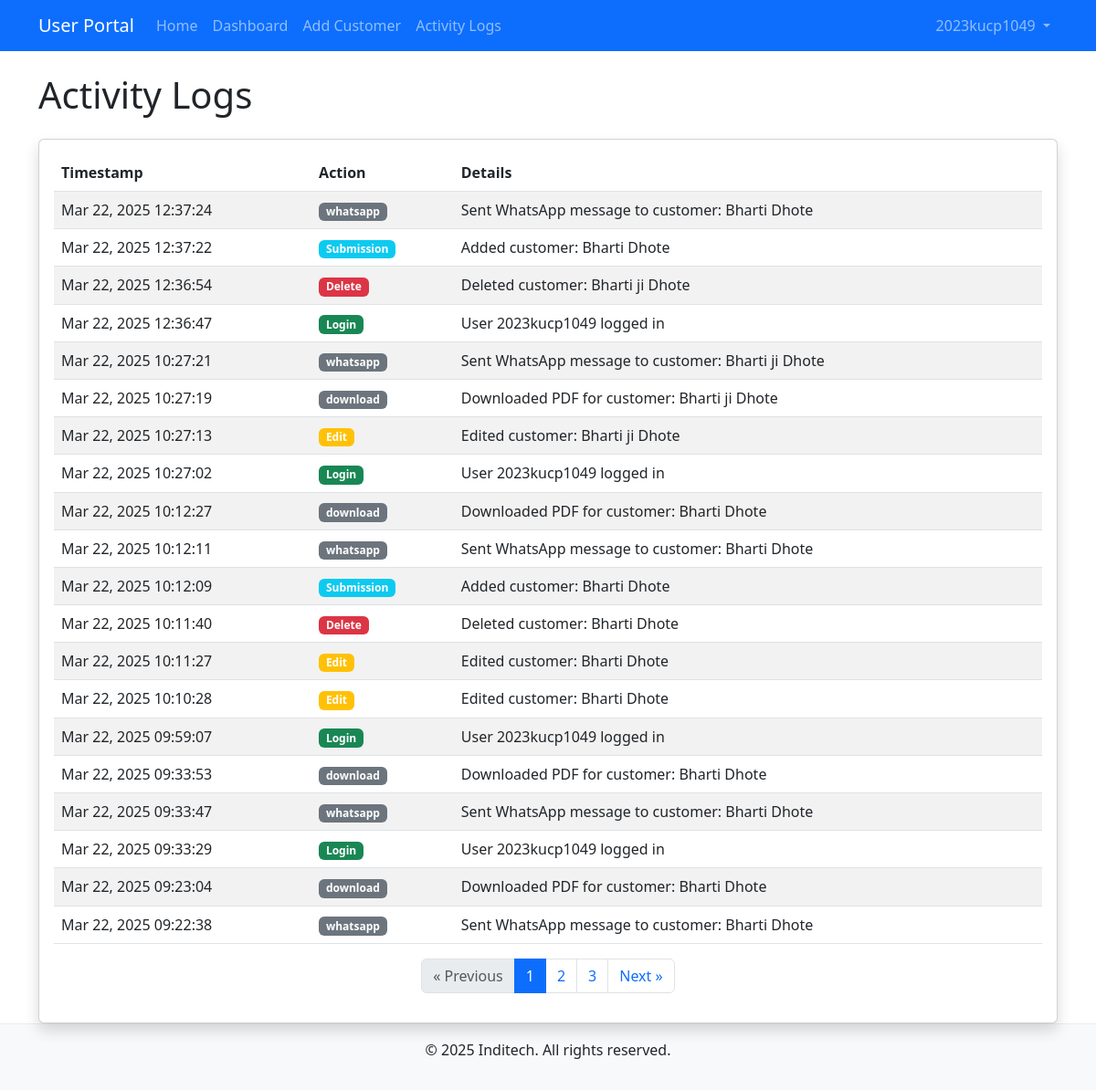
/portal/logs/ (signed in), run on the app's committed database.
### customer_portal/models.py (models this page shows, shortened)
class AdminLog(models.Model):
    ACTION_CHOICES = (
        ('signup', 'User Signup'),
        ('login', 'User Login'),
        ('submission', 'Form Submission'),
        ('edit', 'Record Edit'),
        ('delete', 'Record Delete'),
        ('download', 'PDF Download'),
        ('whatsapp', 'WhatsApp Message'),  # Add this if it's missing
    )
    user = models.ForeignKey(User, on_delete=models.CASCADE, related_name='logs')
    action = models.CharField(max_length=20, choices=ACTION_CHOICES)
    details = models.TextField(blank=True, null=True)
    timestamp = models.DateTimeField(auto_now_add=True)
    class Meta:
        ordering = ['-timestamp']

### customer_portal/views.py (the view)
# urls.py: path('logs/', views.admin_logs, name='admin_logs'),
@login_required
def admin_logs(request):
    logs = AdminLog.objects.filter(user=request.user).order_by('-timestamp')
    paginator = Paginator(logs, 20)  # Show 20 logs per page
    page_number = request.GET.get('page')
    logs_page = paginator.get_page(page_number)
    return render(request, 'customer_portal/admin_logs.html', {'logs': logs_page})

### customer_portal/context_processors.py (called while the page is built)
def company_info(request):
    return {
        'company_name': settings.COMPANY_NAME,
        'portal_name': settings.PORTAL_NAME,
    }

### templates/customer_portal/admin_logs.html (shortened to what this page needs)
{% extends 'base.html' %}
{% block content %}
<h1 class="mb-4">Activity Logs</h1>
<div class="card shadow">
    <div class="card-body">
        {% if logs %}
        <div class="table-responsive">
            <table class="table table-striped">
                <thead>
                    <tr>
                        <th>Timestamp</th>
                        <th>Action</th>
                        <th>Details</th>
                    </tr>
                </thead>
                <tbody>
                    {% for log in logs %}
                    <tr>
                        <td>{{ log.timestamp|date:"M d, Y H:i:s" }}</td>
                        <td>
                            {% if log.action == 'signup' %}
                                <span class="badge bg-primary">Signup</span>
                            {% elif log.action == 'login' %}
                                <span class="badge bg-success">Login</span>
                            {% elif log.action == 'submission' %}
                                <span class="badge bg-info">Submission</span>
                            {% elif log.action == 'edit' %}
                                <span class="badge bg-warning">Edit</span>
                            {% elif log.action == 'delete' %}
                                <span class="badge bg-danger">Delete</span>
                            {% else %}
                                <span class="badge bg-secondary">{{ log.action }}</span>
                            {% endif %}
                        </td>
                        <td>{{ log.details }}</td>
                    </tr>
                    {% endfor %}
                </tbody>
            </table>
        </div>
        {% if logs.has_other_pages %}
        <nav aria-label="Page navigation">
            <ul class="pagination justify-content-center">
                {% if logs.has_previous %}
                <li class="page-item">
                    <a class="page-link" href="?page={{ logs.previous_page_number }}">&laquo; Previous</a>
                </li>
                {% else %}
                <li class="page-item disabled">
                    <span class="page-link">&laquo; Previous</span>
                </li>
                {% endif %}
                {% for i in logs.paginator.page_range %}
                    {% if logs.number == i %}
                    <li class="page-item active">
                        <span class="page-link">{{ i }}</span>
                    </li>
                    {% else %}
                    <li class="page-item">
                        <a class="page-link" href="?page={{ i }}">{{ i }}</a>
                    </li>
                    {% endif %}
                {% endfor %}
                {% if logs.has_next %}
                <li class="page-item">
                    <a class="page-link" href="?page={{ logs.next_page_number }}">Next &raquo;</a>
                </li>
                {% else %}
                <li class="page-item disabled">
                    <span class="page-link">Next &raquo;</span>
                </li>
                {% endif %}
            </ul>
        </nav>
        {% endif %}
        {% else %}
        <div class="alert alert-info">
            <p>No activity logs found.</p>
        </div>
        {% endif %}
    </div>
</div>
{% endblock %}

### templates/base.html (shortened to what this page needs)
<!DOCTYPE html>
<html lang="en">
<head>
    <link href="https://cdn.jsdelivr.net/npm/bootstrap@5.3.0-alpha1/dist/css/bootstrap.min.css" rel="stylesheet">
    {% load static %}
</head>
<body>
    <nav class="navbar navbar-expand-lg navbar-dark bg-primary fixed-top">
        <div class="container">
            <a class="navbar-brand" href="{% url 'home' %}">{{ portal_name }}</a>
            <div class="collapse navbar-collapse" id="navbarNav">
                <ul class="navbar-nav me-auto">
                    <li class="nav-item">
                        <a class="nav-link" href="{% url 'home' %}">Home</a>
                    </li>
                    {% if user.is_authenticated %}
                    <li class="nav-item">
                        <a class="nav-link" href="{% url 'dashboard' %}">Dashboard</a>
                    </li>
                    <li class="nav-item">
                        <a class="nav-link" href="{% url 'add_customer' %}">Add Customer</a>
                    </li>
                    <li class="nav-item">
                        <a class="nav-link" href="{% url 'admin_logs' %}">Activity Logs</a>
                    </li>
                    {% endif %}
                </ul>
                <ul class="navbar-nav">
                    {% if user.is_authenticated %}
                    <li class="nav-item dropdown">
                        <a class="nav-link dropdown-toggle" href="#" id="navbarDropdown" role="button" data-bs-toggle="dropdown">
                            {{ user.username|default:user.email }}
                        </a>
                    </li>
                    {% endif %}
                </ul>
            </div>
        </div>
    </nav>
    <div class="content">
        <div class="container mt-4">
            {% block content %}{% endblock %}
        </div>
    </div>
    <footer class="footer">
        <div class="container text-center">
            <p>&copy; {% now "Y" %} {{ company_name }}. All rights reserved.</p>
        </div>
    </footer>
</body>
</html>

### templates/base.html (style rules this page uses)
body { padding-top: 56px; min-height: 100vh; display: flex; flex-direction: column; }
.content { flex: 1; }
.footer { margin-top: auto; padding: 1rem 0; background-color: #f8f9fa; border-top: 1px solid #e9ecef; }

### data on the page
AdminLog: timestamp "Mar 22, 2025 12:37:24", action "whatsapp", details "Sent WhatsApp message to customer: Bharti Dhote"
AdminLog: timestamp "Mar 22, 2025 12:37:22", action "Submission", details "Added customer: Bharti Dhote"
AdminLog: timestamp "Mar 22, 2025 12:36:54", action "Delete", details "Deleted customer: Bharti ji Dhote"
AdminLog: timestamp "Mar 22, 2025 12:36:47", action "Login", details "User 2023kucp1049 logged in"
AdminLog: timestamp "Mar 22, 2025 10:27:21", action "whatsapp", details "Sent WhatsApp message to customer: Bharti ji Dhote"
AdminLog: timestamp "Mar 22, 2025 10:27:19", action "download", details "Downloaded PDF for customer: Bharti ji Dhote"
AdminLog: timestamp "Mar 22, 2025 10:27:13", action "Edit", details "Edited customer: Bharti ji Dhote"
AdminLog: timestamp "Mar 22, 2025 10:27:02", action "Login", details "User 2023kucp1049 logged in"
AdminLog: timestamp "Mar 22, 2025 10:12:27", action "download", details "Downloaded PDF for customer: Bharti Dhote"
AdminLog: timestamp "Mar 22, 2025 10:12:11", action "whatsapp", details "Sent WhatsApp message to customer: Bharti Dhote"
AdminLog: timestamp "Mar 22, 2025 10:12:09", action "Submission", details "Added customer: Bharti Dhote"
AdminLog: timestamp "Mar 22, 2025 10:11:40", action "Delete", details "Deleted customer: Bharti Dhote"
AdminLog: timestamp "Mar 22, 2025 10:11:27", action "Edit", details "Edited customer: Bharti Dhote"
AdminLog: timestamp "Mar 22, 2025 10:10:28", action "Edit", details "Edited customer: Bharti Dhote"
AdminLog: timestamp "Mar 22, 2025 09:59:07", action "Login", details "User 2023kucp1049 logged in"
AdminLog: timestamp "Mar 22, 2025 09:33:53", action "download", details "Downloaded PDF for customer: Bharti Dhote"
AdminLog: timestamp "Mar 22, 2025 09:33:47", action "whatsapp", details "Sent WhatsApp message to customer: Bharti Dhote"
AdminLog: timestamp "Mar 22, 2025 09:33:29", action "Login", details "User 2023kucp1049 logged in"
AdminLog: timestamp "Mar 22, 2025 09:23:04", action "download", details "Downloaded PDF for customer: Bharti Dhote"
AdminLog: timestamp "Mar 22, 2025 09:22:38", action "whatsapp", details "Sent WhatsApp message to customer: Bharti Dhote"

### other printed values
{{ portal_name }} "User Portal"
{{ user.username|default:user.email }} "2023kucp1049"
{{ i }} "1"
{{ i }} "2" "3"
{{ company_name }} "Inditech"
